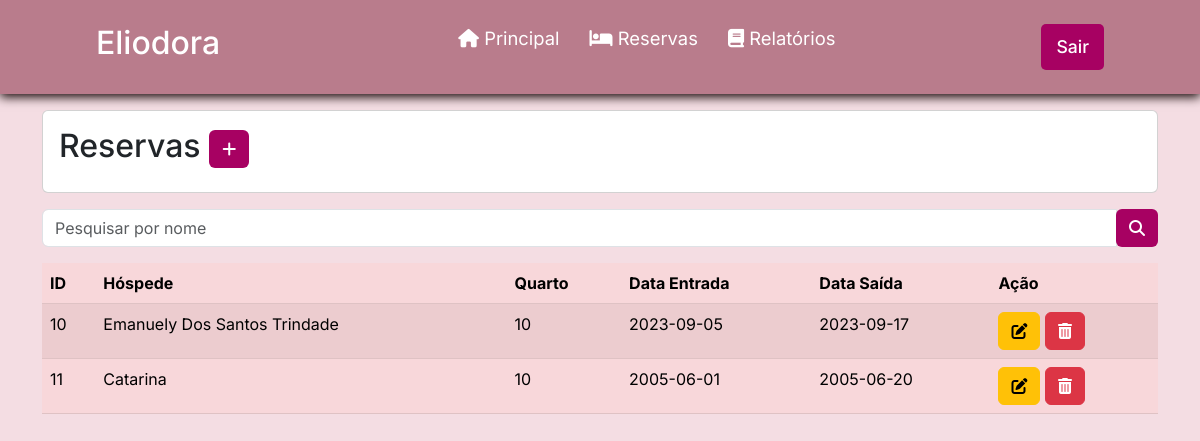
The app's page /listarReserva.php (signed in), older data.
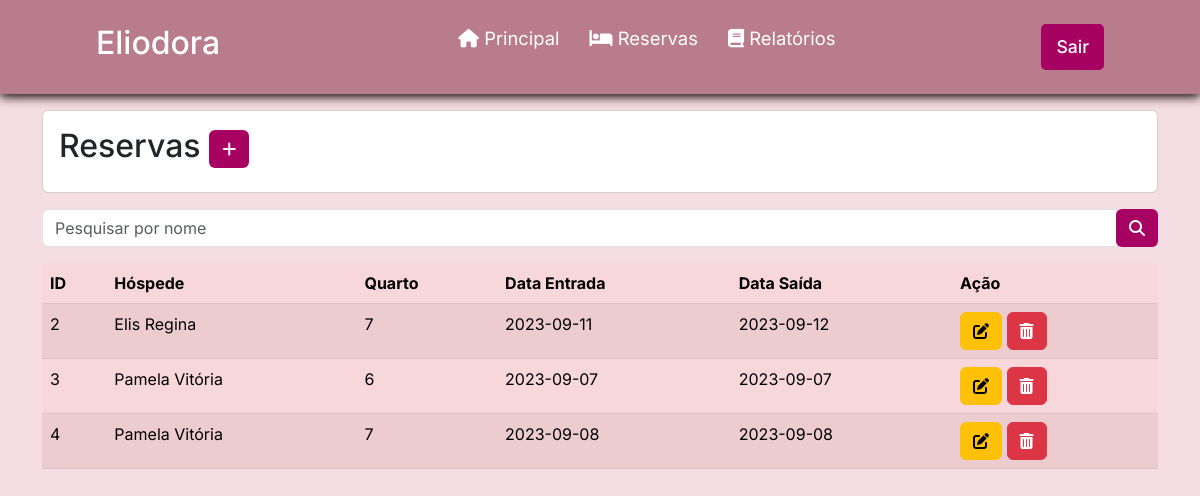
The same page, newer data.
### tables this page shows
CREATE TABLE `reserva` (
  `id` int(11) NOT NULL,
  `dataReserva` date NOT NULL,
  `dataEntrada` date NOT NULL,
  `dataSaida` date NOT NULL,
  `valorTotalConsumo` double NOT NULL,
  `valorTotalReserva` double NOT NULL,
  `valorTotalReceber` double NOT NULL,
  `dataRecebimento` date NOT NULL,
  `valorRecebido` double NOT NULL,
  `formaRecebimento` varchar(45) NOT NULL,
  `id_quarto` int(11) DEFAULT NULL,
  `id_funcionario` int(11) DEFAULT NULL,
  `id_hospede` int(11) DEFAULT NULL
);

CREATE TABLE `hospede` (
  `id` int(11) NOT NULL,
  `nome` varchar(100) NOT NULL,
  `cpf` varchar(15) NOT NULL,
  `dataNascimento` date NOT NULL,
  `genero` varchar(1) NOT NULL,
  `estado` varchar(100) NOT NULL,
  `cidade` varchar(100) NOT NULL,
  `endereco` varchar(100) NOT NULL,
  `numeroEndereco` int(11) NOT NULL,
  `cep` varchar(15) NOT NULL,
  `email` varchar(45) NOT NULL,
  `telefone` varchar(20) NOT NULL,
  `contatoEmergencia` varchar(20) NOT NULL
);

### listarReserva.php (the view, shortened to what this page needs)
<?php
require_once("conexao.php");
$sql = "select reserva.*, hospede.nome as hospede_nome
from reserva
left join hospede on hospede.id = reserva.id_hospede
"
;
$resultado = mysqli_query($conexao, $sql);
?>
<?php require_once("cabecalho.php"); ?>
<div class="card mt-3 mb-3">
  <div class="card-body">
    <h2 class="card-title">Reservas
      <a href="cadastrarReserva.php" class="btn btn-sn" style="background-color: #a70162; color: #fff;"><i class="fa-solid fa-plus"></i>
      </a>
    </h2>
  </div>
</div>
<form method="post">
<div class="input-group mb-3">
  <input type="text" name="hospede_nome" id="id_hospede" class="form-control" placeholder="Pesquisar por nome" aria-label="Recipient's username" aria-describedby="basic-addon2">
  <div class="input-group-append">
    <button name="pesquisar" class="btn" style="background-color: #a70162; color: #fff;" type="submit" ><i class="fa-solid fa-magnifying-glass"></i> </button>
    </form>
    </div>
<table class="table table-danger table-striped">
  <thead>
    <tr>
      <th scope="col">ID</th>
      <th scope="col">Hóspede</th>
      <th scope="col">Quarto</th>
      <th scope="col">Data Entrada</th>
      <th scope="col">Data Saída</th>
      <th scope="col">Ação</th>
    </tr>
  </thead>
  <tbody>
    <?php while ($linha = mysqli_fetch_array($resultado)) { ?>
      <tr>
        <td>
          <?= $linha['id'] ?>
        <td>
          <?= $linha['hospede_nome'] ?>
        </td>
        <td>
          <?= $linha['id_quarto'] ?>
        </td>
        <td>
          <?= $linha['dataEntrada'] ?>
        </td>
        <td>
          <?= $linha['dataSaida'] ?>
        </td>
        <td>
          <a href="alterarReserva.php?id=<?= $linha['id'] ?>" class="btn btn-warning">
            <i class="fa-solid fa-pen-to-square"></i>
          </a>
          <a href="listarReserva.php?id=<?= $linha['id'] ?>" class="btn btn-danger"
            onclick="return confirm('Confirma exclusão')">
            <i class="fa-solid fa-trash-can"></i>
          </a>
        </td>
      </tr>
    <?php } ?>
  </tbody>
</table>
</body>
</html>

### cabecalho.php (shortened to what this page needs)
<!DOCTYPE html>
<html lang="pt-br">
<head>
<link href="https://cdn.jsdelivr.net/npm/bootstrap@5.3.0-alpha3/dist/css/bootstrap.min.css"
rel="stylesheet">
</head>
<body>
     <div class="container">

### style.css (style rules this page uses)
* { padding: 0; margin: 0; font-family: 'Inter', sans-serif; }
body { background-color: #f4dde3; }
header { background-color: #b97c8c; box-shadow: 0px 3px 10px #120303; }
.nav-bar { display: flex; justify-content: space-between; padding: 1.5rem 6rem; }
.logo { display: flex; align-items: center; }
.logo h2 { color: #fff; }
.nav-list { display: flex; align-items: center; }
.nav-list ul { display: flex; justify-content: center; list-style: none; }
.nav-item { margin: 0 15px; }
.nav-link { text-decoration: none; font-size: 1.15rem; color: #ffffff; font-weight: 400; }
.login-button button { border: none; padding: 10px 15px; border-radius: 5px; background-color: #a70162; }
.login-button button a { text-decoration: none; color: #fff; font-weight: 500; font-size: 1.1rem; }

Row changes from the older to the newer data that the page shows:
removed reserva: id "10", id_hospede.nome "Emanuely Dos Santos Trindade", id_quarto "10", dataEntrada "2023-09-05", dataSaida "2023-09-17"
removed reserva: id "11", id_hospede.nome "Catarina", id_quarto "10", dataEntrada "2005-06-01", dataSaida "2005-06-20"
added reserva: id "2", id_hospede.nome "Elis Regina", id_quarto "7", dataEntrada "2023-09-11", dataSaida "2023-09-12"
added reserva: id "3", id_hospede.nome "Pamela Vitória", id_quarto "6", dataEntrada "2023-09-07", dataSaida "2023-09-07"
added reserva: id "4", id_hospede.nome "Pamela Vitória", id_quarto "7", dataEntrada "2023-09-08", dataSaida "2023-09-08"
